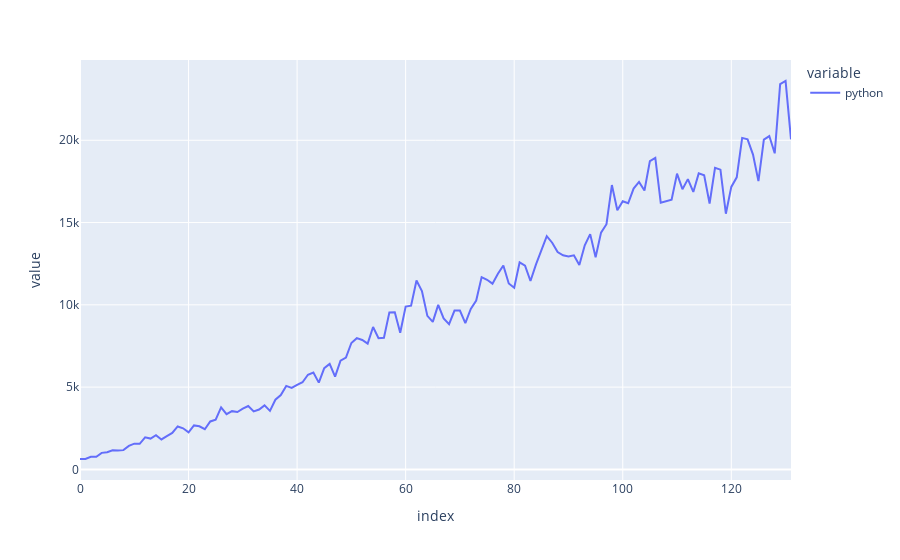

Notebook code for this chart:
### Code cell
fig = px.line(df)
fig.show()

### Figure 1 — Plotly figure (JSON) as saved in the notebook; plotly's stock layout.template omitted (floating-point values rounded to 4 significant figures; data arrays with more than 128 entries replaced by an {"elided": "..."} marker saying what was removed)
{"data": [{"hovertemplate": "variable=python<br>index=%{x}<br>value=%{y}<extra></extra>", "legendgroup": "python", "line": {"color": "#636efa", "dash": "solid"}, "mode": "lines", "name": "python", "orientation": "v", "showlegend": true, "type": "scatter", "x": {"elided": "132 int values"}, "xaxis": "x", "y": {"elided": "132 int values"}, "yaxis": "y"}], "layout": {"legend": {"title": {"text": "variable"}, "tracegroupgap": 0}, "margin": {"t": 60}, "xaxis": {"anchor": "y", "domain": [0, 1], "title": {"text": "index"}}, "yaxis": {"anchor": "x", "domain": [0, 1], "title": {"text": "value"}}}}
